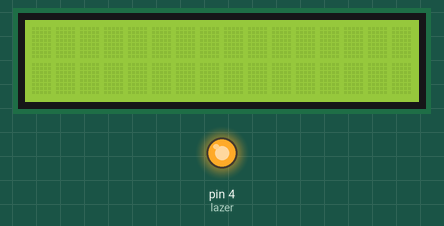
Recording of a sketch running on a simulated Arduino Uno, built with avr-gcc and run on an emulated ATmega328P. Shown: 16×2 character LCD, output pins drawn as LEDs (lit = HIGH).

Above: at 1.5 s.
At 4.5 s:
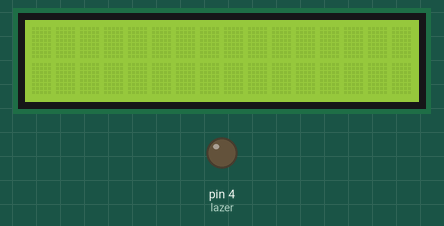
Timing chart, 0 to 7.9 s (numbered marks = the images above):
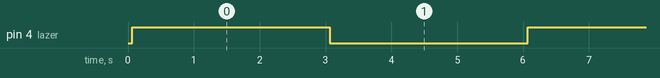

The sketch:

Laser.ino
```cpp
#include <LiquidCrystal.h> //lcd kütüphanesi eklendi


LiquidCrystal lcd{2,3,8,9,10,11}; //RS,E,D4,D5,D6,D7 pinledin verdik

int lazer = 4;

void setup() {
  lcd.begin(16,2); //lcd isimli ekranımızı başlattık
  lcd.clear(); //Ekranı başlangıçda temizliyoruz.

  pinMode(lazer, OUTPUT);
}

void loop() {
  lcd.home(); //imleci 0, 0 noktasına getirir

  digitalWrite(lazer, 1);
  delay(3000);
  digitalWrite(lazer, 0);
  delay(3000);
}
```

Measured:
- by itself, pin 4 (lazer): alternates HIGH for 3.0 s and LOW for 3.0 s
